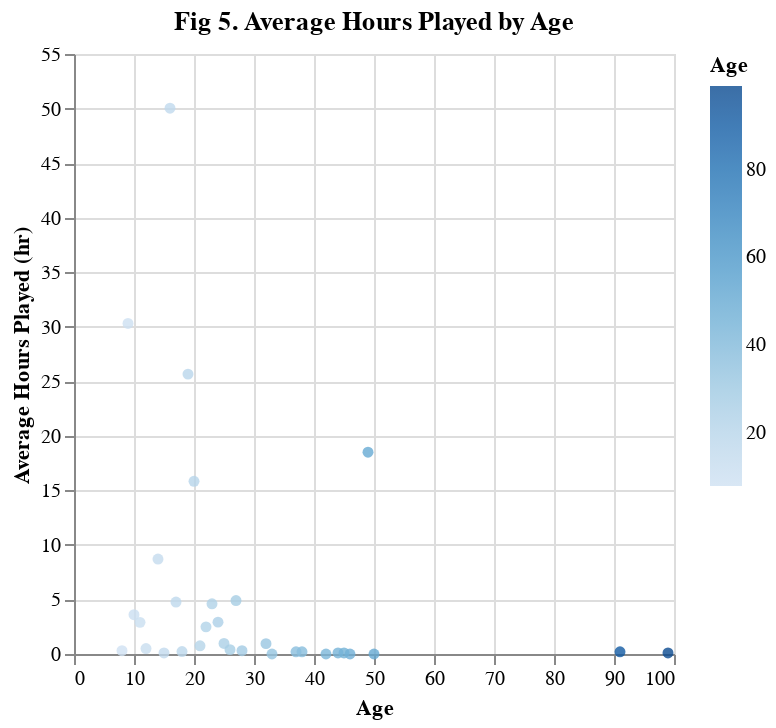

Source (notebook cell):
### Code cell
# Fig 5. Average Hours by Age (scatter) — age vs mean
plot5 = alt.Chart(players, title="Fig 5. Average Hours Played by Age").mark_circle(opacity=0.8).encode(
    x=alt.X("age:Q").title("Age"),
    y=alt.Y("mean(played_hours):Q").title("Average Hours Played (hr)"),
    color=alt.Color("age").title("Age")
)
plot5

### Figure 1 — Vega-Lite specification as saved in the notebook (floating-point values rounded to 4 significant figures; data arrays with more than 128 entries replaced by an {"elided": "..."} marker saying what was removed)
{"config": {"view": {"continuousWidth": 300, "continuousHeight": 300}}, "data": {"name": "data-ce4363b1cc149d2771de4f7f6f9a7330"}, "mark": {"type": "circle", "opacity": 0.8}, "encoding": {"color": {"field": "age", "title": "Age", "type": "quantitative"}, "x": {"field": "age", "title": "Age", "type": "quantitative"}, "y": {"aggregate": "mean", "field": "played_hours", "title": "Average Hours Played (hr)", "type": "quantitative"}}, "title": "Fig 5. Average Hours Played by Age", "$schema": "https://vega.github.io/schema/vega-lite/v5.20.1.json", "datasets": {"data-ce4363b1cc149d2771de4f7f6f9a7330": {"elided": "196 records"}}}
